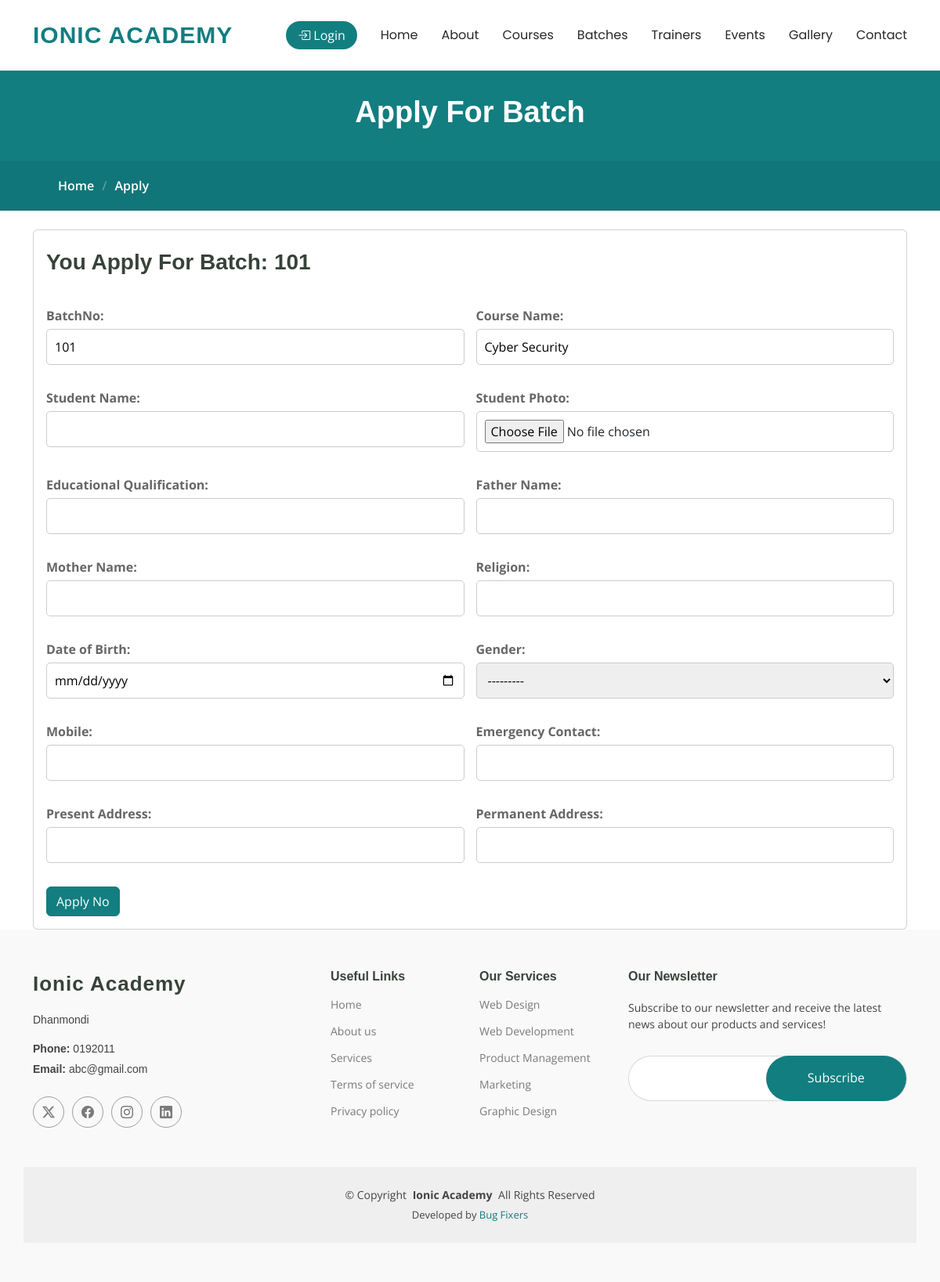
The app's page /applybatch/101 with its own data.
### IMSapp/models.py (models this page shows, shortened)
class BatchInfoModel(models.Model):
    BatchNo=models.CharField(max_length=100,null=True)
    Batchschedule=models.CharField(max_length=100,null=True)
    STATUS = [
        ('On-Going','On-Going'),
        ('Upcomming','Upcomming'),
        ('Completed','Completed')
    ]
    Status=models.CharField(choices = STATUS, max_length=100,null=True)
    BatchStartDate=models.DateField(null=True)
    TotalStudent=models.CharField(max_length=100,null=True)
    BatchInstructor=models.CharField(max_length=100,null=True)
    CourseName=models.ForeignKey(CourseInfoModel,on_delete = models.SET_NULL,related_name='coursenameinfo',null=True)
    def __str__(self):
        return self.BatchNo

class CourseInfoModel(models.Model):
    CourseName=models.CharField(max_length=150, null=True)
    Sologan=models.CharField(max_length=100, null=True)
    ShortSummary=models.CharField(max_length=150, null=True)
    CourseCategory=models.ForeignKey(CourseCategoryModel,on_delete=models.SET_NULL,related_name='coursecategory', null=True)
    Lecture=models.IntegerField(null=True)
    CourseDuration=models.IntegerField(null=True)
    WeeklyClass=models.IntegerField(null=True)
    ClassDuration=models.IntegerField(null=True)
    TotalProject=models.IntegerField(null=True)
    CourseOverview=models.TextField(null=True)
    CourseCurrriculum=models.TextField(null=True)
    Software=models.TextField(max_length=200, null=True)
    CourseFor=models.TextField(null=True)
    JobPositions=models.TextField(null=True)
    CourseFee=models.IntegerField(null=True)
    IntroVideo=models.CharField(max_length=200, null=True)
    CourseImage=models.ImageField(upload_to='courseImage', null=True)
    def __str__(self):
        return self.CourseName

class WebsiteContactModel(models.Model):
    Imsuser = models.CharField(max_length=50,null=True)
    Mobile = models.CharField(max_length=50,null=True)
    Address = models.CharField(max_length=100,null=True)
    Email = models.CharField(max_length=100,null=True)
    MapLink = models.TextField(null=True)
    GithubLink =models.CharField(max_length=150,null=True)
    FacebookLink =models.CharField(max_length=150,null=True)
    YoutubeLink =models.CharField(max_length=150,null=True)
    TwitterLink =models.CharField(max_length=150,null=True)

### IMSapp/views.py (the view)
# urls.py: path('applybatch/<str:myid>',applybatch,name="applybatch"),
def applybatch(request, myid):
    batchdata = get_object_or_404(BatchInfoModel, BatchNo=myid)
    contactdata = WebsiteContactModel.objects.all()
    current_path = request.path
    coursename = batchdata.CourseName
    if request.method == "POST":
        applyform = PendingStudentForm(request.POST, request.FILES)
        if applyform.is_valid():
            applyform.save()
            messages.success(request,'Successfully Apply.')
            return redirect('batches')
    else:
        initial_data = {'BatchNo': batchdata, 'CourseName':coursename}
        applyform = PendingStudentForm(initial=initial_data)
    context = {
        'pagetitle': 'Apply For Batch',
        'subtitle': 'Apply',
        'contactdata': contactdata,
        'path': current_path,
        'applyform': applyform,
        'batchdata':batchdata,
    }
    return render(request, 'common/applybatch.html', context)

### IMSapp/forms.py
class PendingStudentForm(forms.ModelForm):
    class Meta:
        model = PendingStudentModel
        fields = "__all__"
        widgets = {
            'DOB':forms.DateInput(attrs={
                'type': 'date'
            }),
        }
        labels = {
            "CourseName": "Course Name",
            "FatherName": "Father Name",
            "MotherName": "Mother Name",
            "DOB": "Date of Birth",
            "EmergencyContact": "Emergency Contact",
            "PresentAddress": "Present Address",
            "PermanentAddress": "Permanent Address",
            "StudentName":"Student Name",
            "StudentPhoto":"Student Photo",
            "EducationalQualification":"Educational Qualification",
        }
    def __init__(self, *args, **kwargs):
        super(PendingStudentForm, self).__init__(*args, **kwargs)
        self.fields['BatchNo'].widget.attrs['readonly'] = True
        self.fields['CourseName'].widget.attrs['readonly'] = True

### IMSapp/templates/common/applybatch.html (shortened to what this page needs)
{% extends 'master/master.html' %}
{% block content %}
{% include 'master/pagetitle.html' %}
<div class="container mt-4">
    <div class="row">
        <div class="col-sm-12">
            <div class="card">
                <div class="card-body">
                    <div class="d-flex align-items-left align-items-md-center flex-column flex-md-row pt-2 pb-4">
                        <div>
                            <h3 class="fw-bold mb-3">You Apply For Batch: {{batchdata}}</h3>
                        </div>
                    </div>
                    <form method="POST" enctype="multipart/form-data">
                        <div class="form-row">
                            {{applyform}}
                            <div class="col-12">
                                <button type="submit" class="btn btn-primary">Apply No</button>
                            </div>
                        </div>
                    </form>
                </div>
            </div>
        </div>
    </div>
</div>
{% endblock content %}

### IMSapp/templates/master/footer.html (shortened to what this page needs)
<footer id="footer" class="footer position-relative">
    <div class="container footer-top">
      <div class="row gy-4">
        <div class="col-lg-4 col-md-6 footer-about">
          <a href="index.html" class="logo d-flex align-items-center">
            <span class="sitename">Ionic Academy</span>
          </a>
          {% for i in contactdata %}
          <div class="footer-contact pt-3">
            <p>{{i.Address}}</p>
            <p class="mt-3"><strong>Phone:</strong> <span>{{i.Mobile}}</span></p>
            <p><strong>Email:</strong> <span>{{i.Email}}</span></p>
          </div>
          <div class="social-links d-flex mt-4">
            <a href="{{i.Address}}" target="_blank"><i class="bi bi-twitter-x"></i></a>
            <a href="{{i.FacebookLink}}" target="_blank"><i class="bi bi-facebook"></i></a>
            <a href="{{i.TwitterLink}}" target="_blank"><i class="bi bi-instagram"></i></a>
            <a href="{{i.GithubLink}}" target="_blank"><i class="bi bi-linkedin"></i></a>
          </div>
          {% endfor %}
        </div>
        <div class="col-lg-2 col-md-3 footer-links">
          <h4>Useful Links</h4>
          <ul>
            <li><a href="#">Home</a></li>
            <li><a href="#">About us</a></li>
            <li><a href="#">Services</a></li>
            <li><a href="#">Terms of service</a></li>
            <li><a href="#">Privacy policy</a></li>
          </ul>
        </div>
        <div class="col-lg-2 col-md-3 footer-links">
          <h4>Our Services</h4>
          <ul>
            <li><a href="#">Web Design</a></li>
            <li><a href="#">Web Development</a></li>
            <li><a href="#">Product Management</a></li>
            <li><a href="#">Marketing</a></li>
            <li><a href="#">Graphic Design</a></li>
          </ul>
        </div>
        <div class="col-lg-4 col-md-12 footer-newsletter">
          <h4>Our Newsletter</h4>
          <p>Subscribe to our newsletter and receive the latest news about our products and services!</p>
          <form action="forms/newsletter.php" method="post" class="php-email-form">
            <div class="newsletter-form"><input type="email" name="email"><input type="submit" value="Subscribe"></div>
          </form>
        </div>
      </div>
    </div>
    <div class="container copyright text-center mt-4">
      <p>© <span>Copyright</span> <strong class="px-1 sitename">Ionic Academy</strong> <span>All Rights Reserved</span></p>
      <div class="credits">
        Developed by <a href="">Bug Fixers</a>
      </div>
    </div>
  </footer>

### IMSapp/static/assets/css/main.css (style rules this page uses)
:root { --default-font: "Open Sans", system-ui, -apple-system, "Segoe UI", Roboto, "Helvetica Neue", Arial, "Noto Sans", "Liberation Sans", sans-serif, "Apple Color Emoji", "Segoe UI Emoji", "Segoe UI Symbol", "Noto Color Emoji"; --heading-font: "Anik-Bangla", sans-serif; --nav-font: "Poppins", sans-serif; }
:root { --background-color: #ffffff; --default-color: #444444; --heading-color: #37423b; --accent-color: #127e80; --contrast-color: #ffffff; }
:root { --nav-color: #272828; --nav-hover-color: #127e80; --nav-dropdown-background-color: #ffffff; --nav-dropdown-color: #272828; --nav-dropdown-hover-color: #127e80; }
:root { scroll-behavior: smooth; }
body { color: var(--default-color); background-color: var(--background-color); font-family: var(--default-font); }
a { color: var(--accent-color); text-decoration: none; transition: 0.3s; }
h1, h2, h3, h4, h5, h6 { color: var(--heading-color); font-family: var(--heading-font); }
.btn-primary { background: #127e80 !important; border-color: #127e80 !important; color: #fff !important; }
.footer { color: var(--default-color); background-color: color-mix(in srgb, var(--default-color), transparent 97%); font-size: 14px; padding-bottom: 50px; position: relative; }
.footer .footer-top { padding-top: 50px; }
.footer .footer-about .logo { margin-bottom: 0; }
.footer .footer-about .logo span { font-size: 26px; font-weight: 700; letter-spacing: 1px; font-family: var(--heading-font); color: var(--heading-color); }
.footer .footer-about p { font-size: 14px; font-family: var(--heading-font); }
.footer .social-links a { display: flex; align-items: center; justify-content: center; width: 40px; height: 40px; border-radius: 50%; border: 1px solid color-mix(in srgb, var(--default-color), transparent 50%); font-size: 16px; color: color-mix(in srgb, var(--default-color), transparent 30%); margin-right: 10px; transition: 0.3s; }
.footer h4 { font-size: 16px; font-weight: bold; position: relative; padding-bottom: 12px; }
.footer .footer-links { margin-bottom: 30px; }
.footer .footer-links ul { list-style: none; padding: 0; margin: 0; }
.footer .footer-links ul li { padding: 10px 0; display: flex; align-items: center; }
.footer .footer-links ul li:first-child { padding-top: 0; }
.footer .footer-links ul a { color: color-mix(in srgb, var(--default-color), transparent 30%); display: inline-block; line-height: 1; }
.footer .footer-contact p { margin-bottom: 5px; }
.footer .footer-newsletter .newsletter-form { margin-top: 30px; padding: 6px 8px; position: relative; border-radius: 50px; border: 1px solid color-mix(in srgb, var(--default-color), transparent 80%); display: flex; background-color: var(--background-color); transition: 0.3s; }
.footer .footer-newsletter .newsletter-form input[type=email] { border: 0; padding: 4px 8px; width: 100%; background-color: var(--background-color); color: var(--default-color); }
.footer .footer-newsletter .newsletter-form input[type=submit] { border: 0; font-size: 16px; padding: 0 20px 2px 20px; margin: -7px -8px -7px 0; background: var(--accent-color); color: var(--contrast-color); transition: 0.3s; border-radius: 50px; }
.footer .copyright { padding-top: 25px; padding-bottom: 25px; background-color: color-mix(in srgb, var(--default-color), transparent 95%); }
.footer .copyright p { margin-bottom: 0; }
.footer .credits { margin-top: 6px; font-size: 13px; }
.position-relative { position: relative; }

### IMSapp/templates/common/applybatch.html (style rules this page uses)
label { margin-bottom: 5px; color: #666; text-align: left; font-weight: bold; display: block; }
input, select, textarea { margin-bottom: 15px; padding: 10px; border: 1px solid #ccc; border-radius: 5px; width: 100%; }
.form-row { display: grid; grid-template-columns: repeat(2, 1fr); gap: 15px; }
.form-row label { grid-column: span 1; }
.form-row input { grid-column: span 1; }

### records on screen
BatchInfoModel: BatchNo "101"
CourseInfoModel: CourseName "Cyber Security"
WebsiteContactModel: Address "Dhanmondi", Mobile "0192011", Email "abc@gmail.com"

### other values on screen
{{ pagetitle }} "Apply For Batch"
{{ subtitle }} "Apply"
